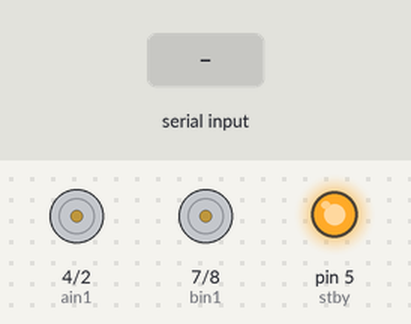
Recording of a sketch running on a simulated Arduino Uno, built with avr-gcc and run on an emulated ATmega328P. On the bench: motor-driver pin pairs drawn as motors (green arrow = first pin HIGH = forward, orange = second pin HIGH = backward, longer = more drive, scaled by the enable pin, stopped while the standby pin is LOW), output pins drawn as LEDs (lit = HIGH). Inputs (shaded band) come from the test bench.

Above: at 1.2 s.
1.3 s: "motor,1\n" received over Serial
At 1.8 s:
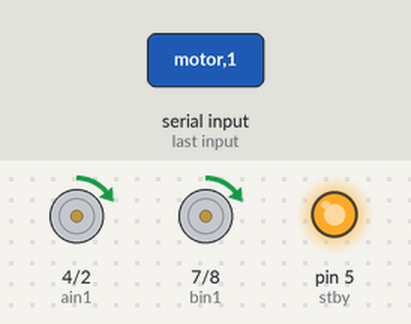
2.8 s: "motor,150\n" received over Serial
At 3.7 s:
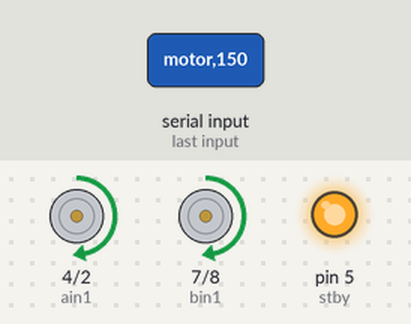
Timing chart, 0 to 5.8 s (numbered marks = the images above; inputs shaded):
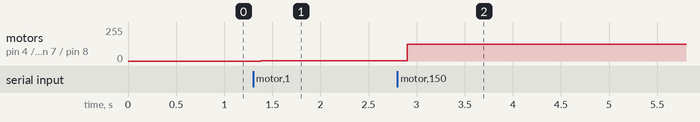

The sketch:

ejemplopuentetb6612fng_asys.ino
```cpp
#define pwma 3
#define ain2 2
#define ain1 4
#define stby 5
#define pwmb 6
#define bin2 8
#define bin1 7


void setup() {

  Serial.begin(9600);
  pinMode(pwma,OUTPUT);
  pinMode(pwmb,OUTPUT);
  pinMode(ain2,OUTPUT);
  pinMode(ain1,OUTPUT);
  pinMode(bin2,OUTPUT);
  pinMode(bin1,OUTPUT);
  pinMode(stby,OUTPUT);
  digitalWrite(stby,HIGH);

}

//Esta funcion recibe un entero de -100 a 100 para expresar la velocidad de rotacion de cada canal de max reversa a max delante

void motores(int A, int B){


  if (A<0){
    digitalWrite(ain2,HIGH);
    digitalWrite(ain1,LOW);
    analogWrite(pwma,map(A,-100,0,255,0));

  }else if (A>0) {
    analogWrite(pwma,map(A,0,100,0,255));
    digitalWrite(ain2,LOW);
    digitalWrite(ain1,HIGH);


  }else{
    digitalWrite(ain2,LOW);
    digitalWrite(ain1,LOW);
    analogWrite(pwma,0);
  }


  if (B<0){
    digitalWrite(bin2,HIGH);
    digitalWrite(bin1,LOW);
    analogWrite(pwmb,map(B,-100,0,255,0));

  }else if (B>0) {
    digitalWrite(bin2,LOW);
    digitalWrite(bin1,HIGH);
    analogWrite(pwmb,map(B,0,100,0,255));


  }else{
    digitalWrite(bin2,LOW);
    digitalWrite(bin1,LOW);
    analogWrite(pwmb,0);
  }

  }


String readSerialString () {
    String cadena;
    while (Serial.available()) {
      delay(10);
      if (Serial.available() > 0) {
          char c = Serial.read(); // lee uno a uno los bytes en el bufferserial
          cadena += c; // va conformando la cadena de caracteres enla variable cadena
      }
    }

    if (cadena.length() > 0) {
        //Serial.println(cadena); //para depuracion
        return cadena;
     } else {
     return "0";
     }
}

void loop() {

    Serial.flush();
    String comando = readSerialString();//leemos el buffer con el comando y lo cargamos en la cadena comando
    int index=0; //donde almacenaremos las posiciones de las comas para saber los diferentes parametros
  if (comando.startsWith("motor")) {//identifica si es comando para activar los motores
       index=comando.indexOf(',')+1;
       String atra = comando.substring(index,comando.length());
       //Serial.println(atra);//depuracion

       index=atra.indexOf(',')+1;
       String izq= atra.substring(0,index-1);
       String der= atra.substring(index, atra.length());
       //Serial.print(izq); //para depuracion
       //Serial.print(',');//para depuracion
       //Serial.println(der);// paradepuracion

       motores(izq.toInt(),der.toInt());
    }

}
```

Measured:
- after the input at 1.3 s, motor on pin 4 (ain1) / pin 2 (ain2), motor on pin 7 (bin1) / pin 8 (bin2): stopped → forward 2/255 after 0.08 s
- after the input at 2.8 s, motor on pin 4 (ain1) / pin 2 (ain2), motor on pin 7 (bin1) / pin 8 (bin2): forward 2/255 → forward 126/255 after 0.10 s
